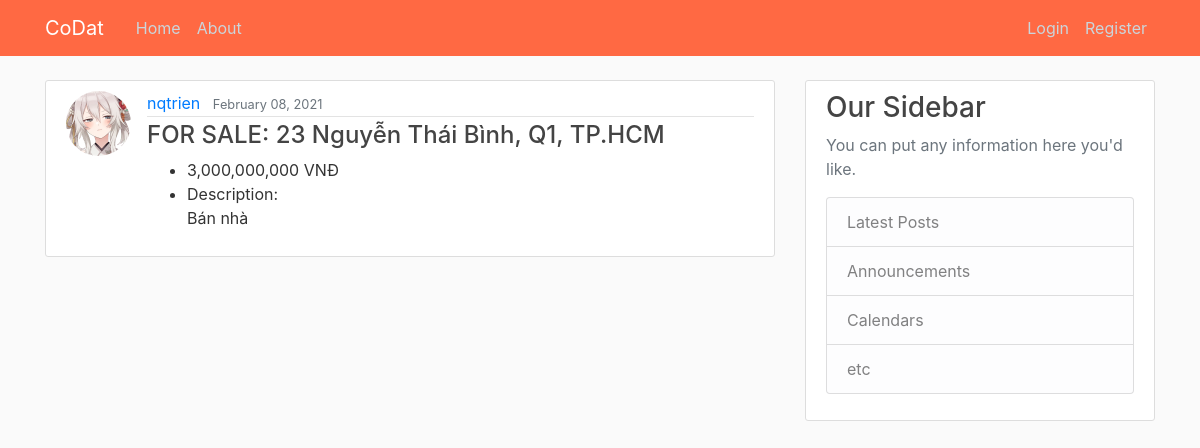
Screenshot of /post/3/ with the database file from the repository.
### HomePage/models.py (models this page shows, shortened)
class Post(models.Model):
    status = models.CharField(max_length=10, choices=STATUS)
    price = models.CharField(max_length=20)
    address = models.CharField(max_length=100)
    description = models.TextField()
    date_posted = models.DateTimeField(default=timezone.now)
    author = models.ForeignKey(User, on_delete=models.CASCADE)

### users/models.py (models this page shows, shortened)
class Profile(models.Model):
	user = models.OneToOneField(User, on_delete=models.CASCADE)
	image = models.ImageField(default='default.jpg', upload_to='profile_pics')

### HomePage/views.py (the view)
# urls.py: path('post/<int:pk>/', PostDetailView.as_view(), name='post-detail'),
class PostDetailView(DetailView):
    model = Post

### HomePage/templates/HomePage/post_detail.html (shortened to what this page needs)
{% extends "HomePage/base.html" %}
{% block content %}
    <article class="media content-section">
        <img class="rounded-circle article-img" src="{{ object.author.profile.image.url }}">
        <div class="media-body">
            <div class="article-metadata">
                <a class="mr-2" href="#">{{ object.author }}</a>
                <small class="text-muted">{{ object.date_posted|date:"F d, Y" }}</small>
            </div>
            <h4><a class="article-address" href="{% url 'post-detail' post.id %}">
                {{ post.status }}: {{ post.address }}
            </a></h4>
            <ul>
                <li>{{ post.price }}</li>
                <li>Description:</li>
                <p class="article-description">{{ object.description }}</p>
            </ul>
        </div>
    </article>
{% endblock content %}

### HomePage/static/HomePage/main.css (style rules this page uses)
body { background: #fafafa; color: #333333; margin-top: 5rem; }
h1, h2, h3, h4, h5, h6 { color: #444444; }
ul { margin: 0; }
.content-section { background: #ffffff; padding: 10px 20px; border: 1px solid #dddddd; border-radius: 3px; margin-bottom: 20px; }
.article-address { color: #444444; }
.article-description { white-space: pre-line; }
.article-img { height: 65px; width: 65px; margin-right: 16px; }
.article-metadata { padding-bottom: 1px; margin-bottom: 4px; border-bottom: 1px solid #e3e3e3 }

### rows the page displays
Post: author.profile.image (picture), author "nqtrien", date_posted "February 08, 2021", status "FOR SALE", address "23 Nguyễn Thái Bình, Q1, TP.HCM", price "3,000,000,000 VNĐ", description "Bán nhà"
